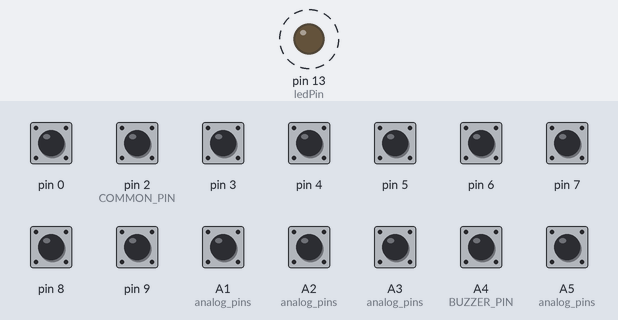
Recording of a sketch running on a simulated Arduino Leonardo, built with avr-gcc and run on an emulated ATmega32U4. On the bench: output pins drawn as LEDs (lit = HIGH). Dashed ring = blinking. The test bench sets the inputs (shaded band); at power-on: A1 (analog_pins), A2 (analog_pins), A3 (analog_pins), A4 (BUZZER_PIN), A5 (analog_pins), pin 0, pin 2 (COMMON_PIN), pin 3–9 HIGH. What the sketch prints to the serial monitor is not drawn.

Above: at 1.47 s.
1.5 s: pin 0 pulled LOW for 0.25 s
4.5 s: pin 9 pulled LOW for 0.25 s
7.5 s: A1 (analog_pins) pulled LOW for 0.25 s
10.7 s: A2 (analog_pins) pulled LOW for 0.25 s
13.9 s: A3 (analog_pins) pulled LOW for 0.25 s
17.1 s: pin 0 pulled LOW for 1 s
Timing chart, 0 to 21.1 s (numbered marks = the images above; inputs shaded):
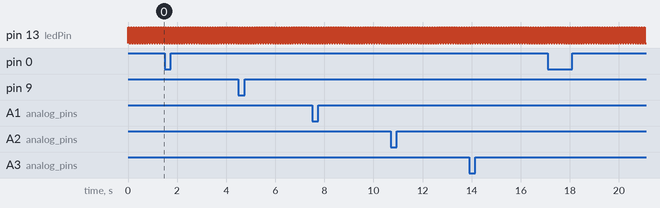

The sketch:

Yoshimi_11-2-14.ino
```cpp
//int page1=1, page2=2, page3=3, page4=4, page5=5, page6=6, page7=7, page8=8;
#include <CapacitiveSensor.h>

#define COMMON_PIN      2    // The common 'send' pin for all keys
#define BUZZER_PIN      A4   // The output pin for the piezo buzzer
#define NUM_OF_SAMPLES  1   // Higher number whens more delay but more consistent readings
#define CAP_THRESHOLD   20  // Capactive reading that triggers a note (adjust to fit your needs)
#define NUM_OF_KEYS     6    // Number of keys that are on the keyboard
#define CS(Y) CapacitiveSensor(analog_pins[0], Y)
static const uint8_t analog_pins[] = {A0,A1,A2,A3,A4,A5};

//CapacitiveSensor keys[] = {CS(3), CS(4), CS(5), CS(6), CS(7), CS(8), CS(9), CS(10)};
CapacitiveSensor keys[] = {CS(analog_pins[1]), CS(analog_pins[2]), CS(analog_pins[3]), CS(analog_pins[4]), CS(analog_pins[5])};


#define numPages 8
int pages[numPages];
int states[numPages];
int currentPage = -1;
int ledPin = 13;
int inByte = 0;

void setup() {
  for (int i=0; i<numPages; i++) {
    pages[i] = i+2;
    pinMode(i+2, INPUT_PULLUP); //digital, not analog
    //digitalWrite(pages[i+2], HIGH); //plus 2 for tx rx pins
    //pinMode(analog_pins[i], INPUT);
    //digitalWrite(analog_pins[i], HIGH);
  }

  pinMode(ledPin, OUTPUT);

  for(int i=0; i<10; ++i) {
    keys[i].set_CS_AutocaL_Millis(0xFFFFFFFF);
  }
  //initialize serial communications at a 9600 baud rate

  Serial.begin(9600);
  while (!Serial) {
   ; // wait for serial port to connect. Needed for Leonardo only
  }
  //establishContact();
}

void loop()
{
  delayed(50);
 // if we get a valid byte, read analog ins:
 digitalWrite(ledPin, LOW);
  //if (Serial.available() > 0) {

    // get incoming byte:
    inByte = Serial.read();

    //Get current page
    currentPage = -1;
    for (int i=0; i<numPages; i++) {
      if (digitalRead(i+2) == HIGH) {
        currentPage = i;
        states[i] = 1;
      } else {
        //break;
        states[i] = 0;
      }
    }


    Serial.write(currentPage+1); //currentPage

    for (int i = 0; i < 6; ++i) {
      if (keys[i].capacitiveSensor(1) > CAP_THRESHOLD) {
//        //tone(BUZZER_PIN, notes[i]); // Plays the note corresponding to the key pressed
        digitalWrite(ledPin, HIGH);
        Serial.write(1);
      } else {
        Serial.write(0);
      }
    }
//  } else {
//    digitalWrite(ledPin, HIGH);
//    digitalWrite(ledPin, LOW);
  //}
//  delay(400);
}

void establishContact() {
 while (Serial.available() <= 0) {
   Serial.print('A'); // send a capital A
 delay(300);
 }
}

void delayed(int wait) {
  digitalWrite(ledPin, HIGH);
  delay(wait);
  digitalWrite(ledPin, LOW);
  delay(wait);
  digitalWrite(ledPin, HIGH);
  delay(wait);
  digitalWrite(ledPin, LOW);
  delay(wait);
}
```

Measured:
- by itself, pin 13 (ledPin): alternates HIGH for 0.05 s and LOW for 0.05 s
